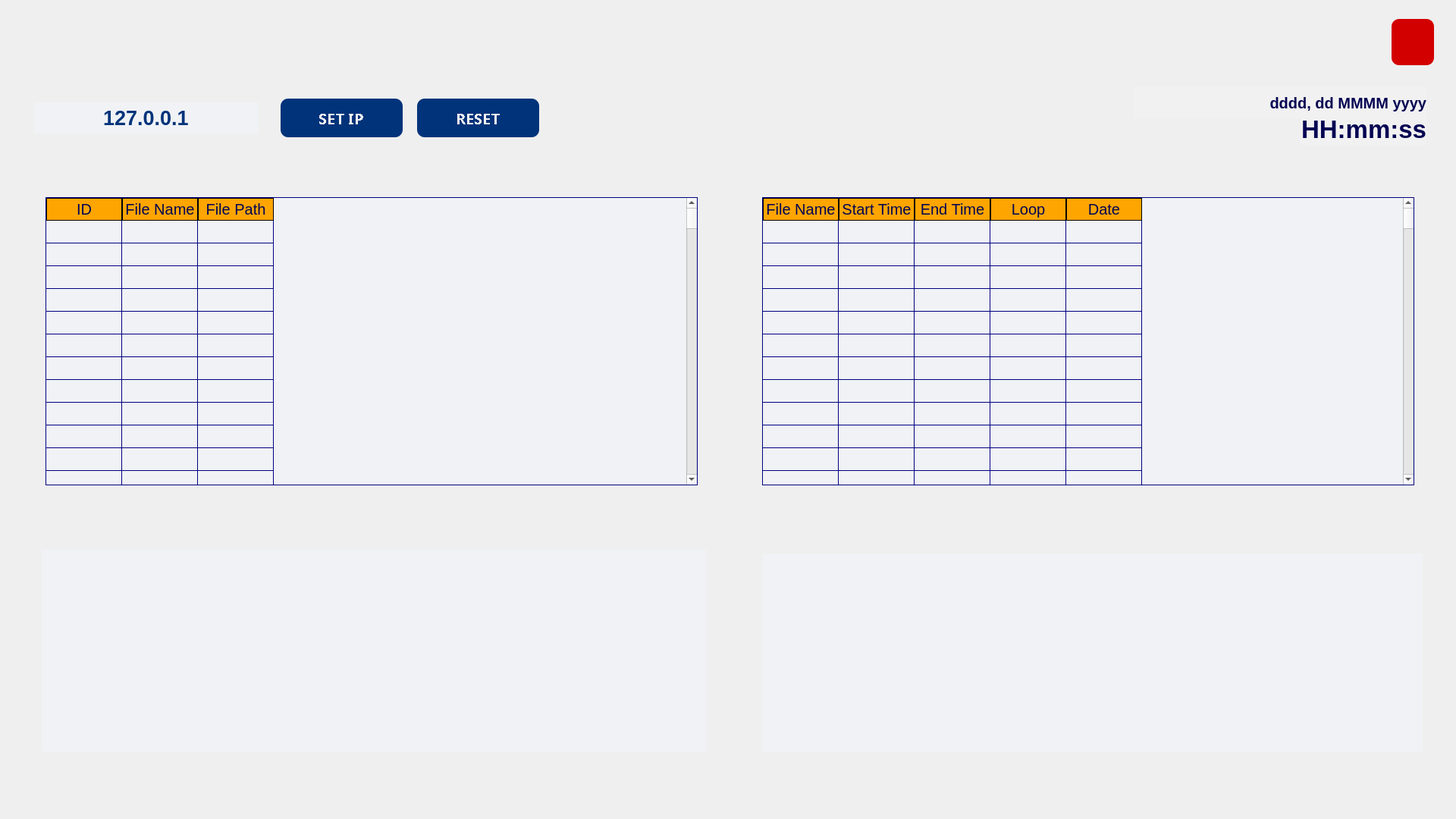
<?xml version="1.0" encoding="UTF-8"?>
<ui version="4.0">
 <class>MainWindow</class>
 <widget class="QMainWindow" name="MainWindow">
  <property name="geometry">
   <rect>
    <x>0</x>
    <y>0</y>
    <width>1920</width>
    <height>1080</height>
   </rect>
  </property>
  <property name="sizePolicy">
   <sizepolicy hsizetype="Fixed" vsizetype="Fixed">
    <horstretch>0</horstretch>
    <verstretch>0</verstretch>
   </sizepolicy>
  </property>
  <property name="font">
   <font>
    <pointsize>15</pointsize>
    <stylestrategy>NoAntialias</stylestrategy>
   </font>
  </property>
  <property name="focusPolicy">
   <enum>Qt::FocusPolicy::NoFocus</enum>
  </property>
  <property name="windowTitle">
   <string>Advertising Panel</string>
  </property>
  <property name="autoFillBackground">
   <bool>false</bool>
  </property>
  <property name="styleSheet">
   <string notr="true"/>
  </property>
  <widget class="QWidget" name="centralwidget">
   <widget class="QStackedWidget" name="stackedWidget">
    <property name="geometry">
     <rect>
      <x>0</x>
      <y>0</y>
      <width>1920</width>
      <height>1080</height>
     </rect>
    </property>
    <property name="styleSheet">
     <string notr="true"/>
    </property>
    <widget class="QWidget" name="page_setting">
     <property name="styleSheet">
      <string notr="true"/>
     </property>
     <widget class="QLineEdit" name="textIP">
      <property name="geometry">
       <rect>
        <x>45</x>
        <y>135</y>
        <width>296</width>
        <height>41</height>
       </rect>
      </property>
      <property name="font">
       <font>
        <family>Arial</family>
        <pointsize>20</pointsize>
        <italic>false</italic>
        <bold>true</bold>
        <underline>false</underline>
        <stylestrategy>PreferDefault</stylestrategy>
        <kerning>false</kerning>
       </font>
      </property>
      <property name="toolTip">
       <string>IP Address</string>
      </property>
      <property name="styleSheet">
       <string notr="true">color: rgb(0, 51, 122);
background-color: rgb(240, 242, 245);</string>
      </property>
      <property name="text">
       <string>127.0.0.1</string>
      </property>
      <property name="frame">
       <bool>false</bool>
      </property>
      <property name="alignment">
       <set>Qt::AlignmentFlag::AlignCenter</set>
      </property>
     </widget>
     <widget class="QPushButton" name="btnSetIP">
      <property name="geometry">
       <rect>
        <x>370</x>
        <y>130</y>
        <width>161</width>
        <height>51</height>
       </rect>
      </property>
      <property name="font">
       <font>
        <family>Franklin Gothic</family>
        <pointsize>15</pointsize>
        <bold>true</bold>
        <stylestrategy>NoAntialias</stylestrategy>
        <hintingpreference>PreferNoHinting</hintingpreference>
       </font>
      </property>
      <property name="cursor">
       <cursorShape>PointingHandCursor</cursorShape>
      </property>
      <property name="focusPolicy">
       <enum>Qt::FocusPolicy::NoFocus</enum>
      </property>
      <property name="toolTip">
       <string>Set IP</string>
      </property>
      <property name="autoFillBackground">
       <bool>false</bool>
      </property>
      <property name="styleSheet">
       <string notr="true">QPushButton{
	border-radius:10px;
	color: rgb(242, 242, 242);
	background-color: rgb(0, 51, 122);
	text-align: center;
}
QPushButton:Hover{
	background-color: rgb(0, 88, 204);
}
QPushButton:pressed{
	background-color: rgb(0, 29, 66);
}</string>
      </property>
      <property name="text">
       <string>SET IP</string>
      </property>
      <property name="default">
       <bool>true</bool>
      </property>
      <property name="flat">
       <bool>false</bool>
      </property>
     </widget>
     <widget class="QPushButton" name="btnReset">
      <property name="geometry">
       <rect>
        <x>550</x>
        <y>130</y>
        <width>161</width>
        <height>51</height>
       </rect>
      </property>
      <property name="font">
       <font>
        <family>Franklin Gothic</family>
        <pointsize>15</pointsize>
        <bold>true</bold>
        <stylestrategy>NoAntialias</stylestrategy>
        <hintingpreference>PreferNoHinting</hintingpreference>
       </font>
      </property>
      <property name="cursor">
       <cursorShape>PointingHandCursor</cursorShape>
      </property>
      <property name="focusPolicy">
       <enum>Qt::FocusPolicy::NoFocus</enum>
      </property>
      <property name="toolTip">
       <string>Reset</string>
      </property>
      <property name="autoFillBackground">
       <bool>false</bool>
      </property>
      <property name="styleSheet">
       <string notr="true">QPushButton{
	border-radius:10px;
	color: rgb(242, 242, 242);
	background-color: rgb(0, 51, 122);
	text-align: center;
}
QPushButton:Hover{
	background-color: rgb(0, 88, 204);
}
QPushButton:pressed{
	background-color: rgb(0, 29, 66);
}</string>
      </property>
      <property name="text">
       <string>RESET</string>
      </property>
      <property name="default">
       <bool>true</bool>
      </property>
      <property name="flat">
       <bool>false</bool>
      </property>
     </widget>
     <widget class="QTableWidget" name="tableVideo">
      <property name="geometry">
       <rect>
        <x>60</x>
        <y>260</y>
        <width>860</width>
        <height>380</height>
       </rect>
      </property>
      <property name="sizePolicy">
       <sizepolicy hsizetype="Fixed" vsizetype="Fixed">
        <horstretch>0</horstretch>
        <verstretch>0</verstretch>
       </sizepolicy>
      </property>
      <property name="font">
       <font>
        <family>Arial</family>
        <pointsize>15</pointsize>
        <stylestrategy>PreferDefault</stylestrategy>
       </font>
      </property>
      <property name="styleSheet">
       <string notr="true">QTableWidget{
	background-color: rgb(240, 242, 245);
	color: rgb(0, 4, 83);
	gridline-color: rgb(0, 0, 127);
	selection-background-color:blue;
	border:1px solid rgb(0, 0, 127);
}
QTableWidget::item::selected{
	color: rgb(0, 4, 83);
	background-color: rgb(0, 170, 255);
}
QHeaderView{
	background-color: rgb(240, 242, 245);
	color: rgb(0, 4, 83);
}
QHeaderView::section{
	background-color:orange;
	color: rgb(0, 4, 83);
	border:1px solid black;
}</string>
      </property>
      <property name="frameShape">
       <enum>QFrame::Shape::NoFrame</enum>
      </property>
      <property name="frameShadow">
       <enum>QFrame::Shadow::Sunken</enum>
      </property>
      <property name="sizeAdjustPolicy">
       <enum>QAbstractScrollArea::SizeAdjustPolicy::AdjustIgnored</enum>
      </property>
      <property name="autoScrollMargin">
       <number>1</number>
      </property>
      <property name="editTriggers">
       <set>QAbstractItemView::EditTrigger::NoEditTriggers</set>
      </property>
      <property name="selectionMode">
       <enum>QAbstractItemView::SelectionMode::SingleSelection</enum>
      </property>
      <property name="selectionBehavior">
       <enum>QAbstractItemView::SelectionBehavior::SelectRows</enum>
      </property>
      <property name="rowCount">
       <number>1000</number>
      </property>
      <property name="columnCount">
       <number>3</number>
      </property>
      <attribute name="horizontalHeaderVisible">
       <bool>true</bool>
      </attribute>
      <attribute name="horizontalHeaderHighlightSections">
       <bool>false</bool>
      </attribute>
      <attribute name="verticalHeaderVisible">
       <bool>false</bool>
      </attribute>
      <row/>
      <row/>
      <row/>
      <row/>
      <row/>
      <row/>
      <row/>
      <row/>
      <row/>
      <row/>
      <row/>
      <row/>
      <row/>
      <row/>
      <row/>
      <row/>
      <row/>
      <row/>
      <row/>
      <row/>
      <row/>
      <row/>
      <row/>
      <row/>
      <row/>
      <row/>
      <row/>
      <row/>
      <row/>
      <row/>
      <row/>
      <row/>
      <row/>
      <row/>
      <row/>
      <row/>
      <row/>
      <row/>
      <row/>
      <row/>
      <row/>
      <row/>
      <row/>
      <row/>
      <row/>
      <row/>
      <row/>
      <row/>
      <row/>
      <row/>
      <row/>
      <row/>
      <row/>
      <row/>
      <row/>
      <row/>
      <row/>
      <row/>
      <row/>
      <row/>
      <row/>
      <row/>
      <row/>
      <row/>
      <row/>
      <row/>
      <row/>
      <row/>
      <row/>
      <row/>
      <row/>
      <row/>
      <row/>
      <row/>
      <row/>
      <row/>
      <row/>
      <row/>
      <row/>
      <row/>
      <row/>
      <row/>
      <row/>
      <row/>
      <row/>
      <row/>
      <row/>
      <row/>
      <row/>
      <row/>
      <row/>
      <row/>
      <row/>
      <row/>
      <row/>
      <row/>
      <row/>
      <row/>
      <row/>
      <row/>
      <row/>
      <row/>
      <row/>
      <row/>
      <row/>
      <row/>
      <row/>
      <row/>
      <row/>
      <row/>
      <row/>
      <row/>
      <row/>
      <row/>
      <row/>
      <row/>
      <row/>
      <row/>
      <row/>
      <row/>
      <row/>
      <row/>
      <row/>
      <row/>
      <row/>
      <row/>
      <row/>
      <row/>
      <row/>
      <row/>
      <row/>
      <row/>
      <row/>
      <row/>
      <row/>
      <row/>
      <row/>
      <row/>
      <row/>
      <row/>
      <row/>
      <row/>
      <row/>
      <row/>
      <row/>
      <row/>
      <row/>
      <row/>
      <row/>
      <row/>
      <row/>
      <row/>
      <row/>
      <row/>
      <row/>
      <row/>
      <row/>
      <row/>
      <row/>
      <row/>
      <row/>
      <row/>
      <row/>
      <row/>
      <row/>
      <row/>
      <row/>
      <row/>
      <row/>
      <row/>
      <row/>
      <row/>
      <row/>
      <row/>
      <row/>
      <row/>
      <row/>
      <row/>
      <row/>
      <row/>
      <row/>
      <row/>
      <row/>
      <row/>
      <row/>
      <row/>
      <row/>
      <row/>
      <row/>
      <row/>
      <row/>
      <row/>
      <row/>
      <row/>
      <row/>
      <row/>
      <row/>
      <row/>
      <row/>
      <row/>
      <row/>
      <row/>
      <row/>
      <row/>
      <row/>
      <row/>
      <row/>
      <row/>
      <row/>
      <row/>
      <row/>
      <row/>
      <row/>
      <row/>
      <row/>
      <row/>
      <row/>
      <row/>
      <row/>
      <row/>
      <row/>
      <row/>
      <row/>
      <row/>
      <row/>
      <row/>
      <row/>
      <row/>
      <row/>
      <row/>
      <row/>
      <row/>
      <row/>
      <row/>
      <row/>
      <row/>
      <row/>
      <row/>
      <row/>
      <row/>
      <row/>
      <row/>
      <row/>
      <row/>
      <row/>
      <row/>
      <row/>
      <row/>
      <row/>
      <row/>
      <row/>
      <row/>
      <row/>
      <row/>
      <row/>
      <row/>
      <row/>
      <row/>
      <row/>
      <row/>
      <row/>
      <row/>
      <row/>
      <row/>
      <row/>
      <row/>
      <row/>
      <row/>
      <row/>
      <row/>
      <row/>
      <row/>
      <row/>
      <row/>
      <row/>
      <row/>
      <row/>
      <row/>
      <row/>
      <row/>
      <row/>
      <row/>
      <row/>
      <row/>
      <row/>
      <row/>
      <row/>
      <row/>
      <row/>
      <row/>
      <row/>
      <row/>
      <row/>
      <row/>
      <row/>
      <row/>
      <row/>
      <row/>
      <row/>
      <row/>
      <row/>
      <row/>
      <row/>
      <row/>
      <row/>
      <row/>
      <row/>
      <row/>
      <row/>
      <row/>
      <row/>
      <row/>
      <row/>
      <row/>
      <row/>
      <row/>
      <row/>
      <row/>
      <row/>
      <row/>
      <row/>
      <row/>
      <row/>
      <row/>
      <row/>
      <row/>
      <row/>
      <row/>
      <row/>
      <row/>
      <row/>
      <row/>
      <row/>
      <row/>
      <row/>
      <row/>
      <row/>
      <row/>
      <row/>
      <row/>
      <row/>
      <row/>
      <row/>
      <row/>
      <row/>
      <row/>
      <row/>
      <row/>
      <row/>
      <row/>
      <row/>
      <row/>
      <row/>
      <row/>
      <row/>
      <row/>
      <row/>
      <row/>
      <row/>
      <row/>
      <row/>
      <row/>
      <row/>
      <row/>
      <row/>
      <row/>
      <row/>
      <row/>
      <row/>
      <row/>
      <row/>
      <row/>
      <row/>
      <row/>
      <row/>
      <row/>
      <row/>
      <row/>
      <row/>
      <row/>
      <row/>
      <row/>
      <row/>
      <row/>
      <row/>
      <row/>
      <row/>
      <row/>
      <row/>
      <row/>
      <row/>
      <row/>
      <row/>
      <row/>
      <row/>
      <row/>
      <row/>
      <row/>
      <row/>
      <row/>
      <row/>
      <row/>
      <row/>
      <row/>
      <row/>
      <row/>
      <row/>
      <row/>
      <row/>
      <row/>
      <row/>
      <row/>
      <row/>
      <row/>
      <row/>
      <row/>
      <row/>
      <row/>
      <row/>
      <row/>
      <row/>
      <row/>
      <row/>
      <row/>
      <row/>
      <row/>
      <row/>
      <row/>
      <row/>
      <row/>
      <row/>
      <row/>
      <row/>
      <row/>
      <row/>
      <row/>
      <row/>
      <row/>
      <row/>
      <row/>
      <row/>
      <row/>
      <row/>
      <row/>
      <row/>
      <row/>
      <row/>
      <row/>
      <row/>
      <row/>
      <row/>
      <row/>
      <row/>
      <row/>
      <row/>
      <row/>
      <row/>
      <row/>
      <row/>
      <row/>
      <row/>
      <row/>
      <row/>
      <row/>
      <row/>
      <row/>
      <row/>
      <row/>
      <row/>
      <row/>
      <row/>
      <row/>
      <row/>
      <row/>
      <row/>
      <row/>
      <row/>
      <row/>
      <row/>
      <row/>
      <row/>
      <row/>
      <row/>
      <row/>
      <row/>
      <row/>
      <row/>
      <row/>
      <row/>
      <row/>
      <row/>
      <row/>
      <row/>
      <row/>
      <row/>
      <row/>
      <row/>
      <row/>
      <row/>
      <row/>
      <row/>
      <row/>
      <row/>
      <row/>
      <row/>
      <row/>
      <row/>
      <row/>
      <row/>
      <row/>
      <row/>
      <row/>
      <row/>
      <row/>
      <row/>
      <row/>
      <row/>
      <row/>
      <row/>
      <row/>
      <row/>
      <row/>
      <row/>
      <row/>
      <row/>
      <row/>
      <row/>
      <row/>
      <row/>
      <row/>
      <row/>
      <row/>
      <row/>
      <row/>
      <row/>
      <row/>
      <row/>
      <row/>
      <row/>
      <row/>
      <row/>
      <row/>
      <row/>
      <row/>
      <row/>
      <row/>
      <row/>
      <row/>
      <row/>
      <row/>
      <row/>
      <row/>
      <row/>
      <row/>
      <row/>
      <row/>
      <row/>
      <row/>
      <row/>
      <row/>
      <row/>
      <row/>
      <row/>
      <row/>
      <row/>
      <row/>
      <row/>
      <row/>
      <row/>
      <row/>
      <row/>
      <row/>
      <row/>
      <row/>
      <row/>
      <row/>
      <row/>
      <row/>
      <row/>
      <row/>
      <row/>
      <row/>
      <row/>
      <row/>
      <row/>
      <row/>
      <row/>
      <row/>
      <row/>
      <row/>
      <row/>
      <row/>
      <row/>
      <row/>
      <row/>
      <row/>
      <row/>
      <row/>
      <row/>
      <row/>
      <row/>
      <row/>
      <row/>
      <row/>
      <row/>
      <row/>
      <row/>
      <row/>
      <row/>
      <row/>
      <row/>
      <row/>
      <row/>
      <row/>
      <row/>
      <row/>
      <row/>
      <row/>
      <row/>
      <row/>
      <row/>
      <row/>
      <row/>
      <row/>
      <row/>
      <row/>
      <row/>
      <row/>
      <row/>
      <row/>
      <row/>
      <row/>
      <row/>
      <row/>
      <row/>
      <row/>
      <row/>
      <row/>
      <row/>
      <row/>
      <row/>
      <row/>
      <row/>
      <row/>
      <row/>
      <row/>
      <row/>
      <row/>
      <row/>
      <row/>
      <row/>
      <row/>
      <row/>
      <row/>
      <row/>
      <row/>
      <row/>
      <row/>
      <row/>
      <row/>
      <row/>
      <row/>
      <row/>
      <row/>
      <row/>
      <row/>
      <row/>
      <row/>
      <row/>
      <row/>
      <row/>
      <row/>
      <row/>
      <row/>
      <row/>
      <row/>
      <row/>
      <row/>
      <row/>
      <row/>
      <row/>
      <row/>
      <row/>
      <row/>
      <row/>
      <row/>
      <row/>
      <row/>
      <row/>
      <row/>
      <row/>
      <row/>
      <row/>
      <row/>
      <row/>
      <row/>
      <row/>
      <row/>
      <row/>
      <row/>
      <row/>
      <row/>
      <row/>
      <row/>
      <row/>
      <row/>
      <row/>
      <row/>
      <row/>
      <row/>
      <row/>
      <row/>
      <row/>
      <row/>
      <row/>
      <row/>
      <row/>
      <row/>
      <row/>
      <row/>
      <row/>
      <row/>
      <row/>
      <row/>
      <row/>
      <row/>
      <row/>
      <row/>
      <row/>
      <row/>
      <row/>
      <row/>
      <row/>
      <row/>
      <row/>
      <row/>
      <row/>
      <row/>
      <row/>
      <row/>
      <row/>
      <row/>
      <row/>
      <row/>
      <row/>
      <row/>
      <row/>
      <row/>
      <row/>
      <row/>
      <row/>
      <row/>
      <row/>
      <row/>
      <row/>
      <row/>
      <row/>
      <row/>
      <row/>
      <row/>
      <row/>
      <row/>
      <row/>
      <row/>
      <row/>
      <row/>
      <row/>
      <row/>
      <row/>
      <row/>
      <row/>
      <row/>
      <row/>
      <row/>
      <row/>
      <row/>
      <row/>
      <row/>
      <row/>
      <row/>
      <row/>
      <row/>
      <row/>
      <row/>
      <row/>
      <row/>
      <row/>
      <row/>
      <row/>
      <row/>
      <row/>
      <row/>
      <row/>
      <row/>
      <row/>
      <row/>
      <row/>
      <row/>
      <row/>
      <row/>
      <row/>
      <row/>
      <row/>
      <row/>
      <row/>
      <row/>
      <row/>
      <row/>
      <row/>
      <row/>
      <row/>
      <row/>
      <row/>
      <row/>
      <row/>
      <row/>
      <row/>
      <row/>
      <row/>
      <row/>
      <row/>
      <row/>
      <row/>
      <row/>
      <row/>
      <row/>
      <row/>
      <row/>
      <row/>
      <row/>
      <row/>
      <row/>
      <row/>
      <row/>
      <row/>
      <row/>
      <row/>
      <row/>
      <row/>
      <row/>
      <row/>
      <row/>
      <row/>
      <row/>
      <row/>
      <row/>
      <row/>
      <row/>
      <row/>
      <row/>
      <row/>
      <row/>
      <row/>
      <row/>
      <row/>
      <row/>
      <row/>
      <row/>
      <row/>
      <row/>
      <row/>
      <row/>
      <row/>
      <row/>
      <row/>
      <row/>
      <row/>
      <row/>
      <row/>
      <row/>
      <row/>
      <row/>
      <row/>
      <row/>
      <row/>
      <row/>
      <row/>
      <row/>
      <row/>
      <row/>
      <row/>
      <row/>
      <row/>
      <row/>
      <row/>
      <row/>
      <row/>
      <row/>
      <row/>
      <row/>
      <row/>
      <row/>
      <row/>
      <row/>
      <row/>
      <row/>
      <row/>
      <row/>
      <row/>
      <row/>
      <row/>
      <row/>
      <row/>
      <row/>
      <row/>
      <row/>
      <row/>
      <row/>
      <row/>
      <row/>
      <row/>
      <row/>
      <row/>
      <row/>
      <row/>
      <row/>
      <row/>
      <row/>
      <row/>
      <row/>
      <row/>
      <row/>
      <row/>
      <row/>
      <row/>
      <row/>
      <row/>
      <row/>
      <row/>
      <row/>
      <row/>
      <row/>
      <row/>
      <row/>
      <row/>
      <row/>
      <row/>
      <row/>
      <row/>
      <row/>
      <row/>
      <row/>
      <row/>
      <row/>
      <row/>
      <row/>
      <row/>
      <row/>
      <row/>
      <row/>
      <row/>
      <row/>
      <row/>
      <row/>
      <row/>
      <row/>
      <row/>
      <row/>
      <row/>
      <row/>
      <row/>
      <row/>
      <row/>
      <row/>
      <row/>
      <row/>
      <row/>
      <row/>
      <row/>
      <row/>
      <row/>
      <row/>
      <row/>
      <row/>
      <row/>
      <row/>
      <row/>
      <row/>
      <row/>
      <row/>
      <row/>
      <row/>
      <row/>
      <row/>
      <row/>
      <row/>
      <row/>
      <row/>
      <row/>
      <row/>
      <row/>
      <row/>
      <row/>
      <row/>
      <row/>
      <row/>
      <row/>
      <row/>
      <row/>
      <row/>
      <column>
       <property name="text">
        <string>ID</string>
       </property>
       <property name="font">
        <font>
         <family>Arial</family>
         <pointsize>15</pointsize>
         <bold>false</bold>
        </font>
       </property>
      </column>
      <column>
       <property name="text">
        <string>File Name</string>
       </property>
       <property name="font">
        <font>
         <family>Arial</family>
         <pointsize>15</pointsize>
         <bold>false</bold>
        </font>
       </property>
      </column>
      <column>
       <property name="text">
        <string>File Path</string>
       </property>
       <property name="font">
        <font>
         <family>Arial</family>
         <pointsize>15</pointsize>
         <bold>false</bold>
        </font>
       </property>
      </column>
     </widget>
     <widget class="QTableWidget" name="tableSchedule">
      <property name="geometry">
       <rect>
        <x>1005</x>
        <y>260</y>
        <width>860</width>
        <height>380</height>
       </rect>
      </property>
      <property name="sizePolicy">
       <sizepolicy hsizetype="Fixed" vsizetype="Fixed">
        <horstretch>0</horstretch>
        <verstretch>0</verstretch>
       </sizepolicy>
      </property>
      <property name="font">
       <font>
        <family>Arial</family>
        <pointsize>15</pointsize>
        <stylestrategy>PreferDefault</stylestrategy>
       </font>
      </property>
      <property name="styleSheet">
       <string notr="true">QTableWidget{
	background-color: rgb(240, 242, 245);
	color: rgb(0, 4, 83);
	gridline-color: rgb(0, 0, 127);
	selection-background-color:blue;
	border:1px solid rgb(0, 0, 127);
}
QTableWidget::item::selected{
	color: rgb(0, 4, 83);
	background-color: rgb(0, 170, 255);
}
QHeaderView{
	background-color: rgb(240, 242, 245);
	color: rgb(0, 4, 83);
}
QHeaderView::section{
	background-color:orange;
	color: rgb(0, 4, 83);
	border:1px solid black;
}</string>
      </property>
      <property name="frameShape">
       <enum>QFrame::Shape::NoFrame</enum>
      </property>
      <property name="frameShadow">
       <enum>QFrame::Shadow::Sunken</enum>
      </property>
      <property name="sizeAdjustPolicy">
       <enum>QAbstractScrollArea::SizeAdjustPolicy::AdjustIgnored</enum>
      </property>
      <property name="autoScrollMargin">
       <number>1</number>
      </property>
      <property name="editTriggers">
       <set>QAbstractItemView::EditTrigger::NoEditTriggers</set>
      </property>
      <property name="selectionMode">
       <enum>QAbstractItemView::SelectionMode::SingleSelection</enum>
      </property>
      <property name="selectionBehavior">
       <enum>QAbstractItemView::SelectionBehavior::SelectRows</enum>
      </property>
      <property name="textElideMode">
       <enum>Qt::TextElideMode::ElideRight</enum>
      </property>
      <property name="rowCount">
       <number>1000</number>
      </property>
      <property name="columnCount">
       <number>5</number>
      </property>
      <attribute name="horizontalHeaderVisible">
       <bool>true</bool>
      </attribute>
      <attribute name="horizontalHeaderHighlightSections">
       <bool>false</bool>
      </attribute>
      <attribute name="verticalHeaderVisible">
       <bool>false</bool>
      </attribute>
      <row/>
      <row/>
      <row/>
      <row/>
      <row/>
      <row/>
      <row/>
      <row/>
      <row/>
      <row/>
      <row/>
      <row/>
      <row/>
      <row/>
      <row/>
      <row/>
      <row/>
      <row/>
      <row/>
      <row/>
      <row/>
      <row/>
      <row/>
      <row/>
      <row/>
      <row/>
      <row/>
      <row/>
      <row/>
      <row/>
      <row/>
      <row/>
      <row/>
      <row/>
      <row/>
      <row/>
      <row/>
      <row/>
      <row/>
      <row/>
      <row/>
      <row/>
      <row/>
      <row/>
      <row/>
      <row/>
      <row/>
      <row/>
      <row/>
      <row/>
      <row/>
      <row/>
      <row/>
      <row/>
      <row/>
      <row/>
      <row/>
      <row/>
      <row/>
      <row/>
      <row/>
      <row/>
      <row/>
      <row/>
      <row/>
      <row/>
      <row/>
      <row/>
      <row/>
      <row/>
      <row/>
      <row/>
      <row/>
      <row/>
      <row/>
      <row/>
      <row/>
      <row/>
      <row/>
      <row/>
      <row/>
      <row/>
      <row/>
      <row/>
      <row/>
      <row/>
      <row/>
      <row/>
      <row/>
      <row/>
      <row/>
      <row/>
      <row/>
      <row/>
      <row/>
      <row/>
      <row/>
      <row/>
      <row/>
      <row/>
      <row/>
      <row/>
      <row/>
      <row/>
      <row/>
      <row/>
      <row/>
      <row/>
      <row/>
      <row/>
      <row/>
      <row/>
      <row/>
      <row/>
      <row/>
      <row/>
      <row/>
      <row/>
      <row/>
      <row/>
      <row/>
      <row/>
      <row/>
      <row/>
      <row/>
      <row/>
      <row/>
      <row/>
      <row/>
      <row/>
      <row/>
      <row/>
      <row/>
      <row/>
      <row/>
      <row/>
      <row/>
      <row/>
      <row/>
      <row/>
      <row/>
      <row/>
      <row/>
      <row/>
      <row/>
      <row/>
      <row/>
      <row/>
      <row/>
      <row/>
      <row/>
      <row/>
      <row/>
      <row/>
      <row/>
      <row/>
      <row/>
      <row/>
      <row/>
      <row/>
      <row/>
      <row/>
      <row/>
      <row/>
      <row/>
      <row/>
      <row/>
      <row/>
      <row/>
      <row/>
      <row/>
      <row/>
      <row/>
      <row/>
      <row/>
      <row/>
      <row/>
      <row/>
      <row/>
      <row/>
      <row/>
      <row/>
      <row/>
      <row/>
      <row/>
      <row/>
      <row/>
      <row/>
      <row/>
      <row/>
      <row/>
      <row/>
      <row/>
      <row/>
      <row/>
      <row/>
      <row/>
      <row/>
      <row/>
      <row/>
      <row/>
      <row/>
      <row/>
      <row/>
      <row/>
      <row/>
      <row/>
      <row/>
      <row/>
      <row/>
      <row/>
      <row/>
      <row/>
      <row/>
      <row/>
      <row/>
      <row/>
      <row/>
      <row/>
      <row/>
      <row/>
      <row/>
      <row/>
      <row/>
      <row/>
      <row/>
      <row/>
      <row/>
      <row/>
      <row/>
      <row/>
      <row/>
      <row/>
      <row/>
      <row/>
      <row/>
      <row/>
      <row/>
      <row/>
      <row/>
      <row/>
      <row/>
      <row/>
      <row/>
      <row/>
      <row/>
      <row/>
      <row/>
      <row/>
      <row/>
      <row/>
      <row/>
      <row/>
      <row/>
      <row/>
      <row/>
      <row/>
      <row/>
      <row/>
      <row/>
      <row/>
      <row/>
      <row/>
      <row/>
      <row/>
      <row/>
      <row/>
      <row/>
      <row/>
      <row/>
      <row/>
      <row/>
      <row/>
      <row/>
      <row/>
      <row/>
      <row/>
      <row/>
      <row/>
      <row/>
      <row/>
      <row/>
      <row/>
      <row/>
      <row/>
      <row/>
      <row/>
      <row/>
      <row/>
      <row/>
      <row/>
      <row/>
      <row/>
      <row/>
      <row/>
      <row/>
      <row/>
      <row/>
      <row/>
      <row/>
      <row/>
      <row/>
      <row/>
      <row/>
      <row/>
      <row/>
      <row/>
      <row/>
      <row/>
      <row/>
      <row/>
      <row/>
      <row/>
      <row/>
      <row/>
      <row/>
      <row/>
      <row/>
      <row/>
      <row/>
      <row/>
      <row/>
      <row/>
      <row/>
      <row/>
      <row/>
      <row/>
      <row/>
      <row/>
      <row/>
      <row/>
      <row/>
      <row/>
      <row/>
      <row/>
      <row/>
      <row/>
      <row/>
      <row/>
      <row/>
      <row/>
      <row/>
      <row/>
      <row/>
      <row/>
      <row/>
      <row/>
      <row/>
      <row/>
      <row/>
      <row/>
      <row/>
      <row/>
      <row/>
      <row/>
      <row/>
      <row/>
      <row/>
      <row/>
      <row/>
      <row/>
      <row/>
      <row/>
      <row/>
      <row/>
      <row/>
      <row/>
      <row/>
      <row/>
      <row/>
      <row/>
      <row/>
      <row/>
      <row/>
      <row/>
      <row/>
      <row/>
      <row/>
      <row/>
      <row/>
      <row/>
      <row/>
      <row/>
      <row/>
      <row/>
      <row/>
      <row/>
      <row/>
      <row/>
      <row/>
      <row/>
      <row/>
      <row/>
      <row/>
      <row/>
      <row/>
      <row/>
      <row/>
      <row/>
      <row/>
      <row/>
      <row/>
      <row/>
      <row/>
      <row/>
      <row/>
      <row/>
      <row/>
      <row/>
      <row/>
      <row/>
      <row/>
      <row/>
      <row/>
      <row/>
      <row/>
      <row/>
      <row/>
      <row/>
      <row/>
      <row/>
      <row/>
      <row/>
      <row/>
      <row/>
      <row/>
      <row/>
      <row/>
      <row/>
      <row/>
      <row/>
      <row/>
      <row/>
      <row/>
      <row/>
      <row/>
      <row/>
      <row/>
      <row/>
      <row/>
      <row/>
      <row/>
      <row/>
      <row/>
      <row/>
      <row/>
      <row/>
      <row/>
      <row/>
      <row/>
      <row/>
      <row/>
      <row/>
      <row/>
      <row/>
      <row/>
      <row/>
      <row/>
      <row/>
      <row/>
      <row/>
      <row/>
      <row/>
      <row/>
      <row/>
      <row/>
      <row/>
      <row/>
      <row/>
      <row/>
      <row/>
      <row/>
      <row/>
      <row/>
      <row/>
      <row/>
      <row/>
      <row/>
      <row/>
      <row/>
      <row/>
      <row/>
      <row/>
      <row/>
      <row/>
      <row/>
      <row/>
      <row/>
      <row/>
      <row/>
      <row/>
      <row/>
      <row/>
      <row/>
      <row/>
      <row/>
      <row/>
      <row/>
      <row/>
      <row/>
      <row/>
      <row/>
      <row/>
      <row/>
      <row/>
      <row/>
      <row/>
      <row/>
      <row/>
      <row/>
      <row/>
      <row/>
      <row/>
      <row/>
      <row/>
      <row/>
      <row/>
      <row/>
      <row/>
      <row/>
      <row/>
      <row/>
      <row/>
      <row/>
      <row/>
      <row/>
      <row/>
      <row/>
      <row/>
      <row/>
      <row/>
      <row/>
      <row/>
      <row/>
      <row/>
      <row/>
      <row/>
      <row/>
      <row/>
      <row/>
      <row/>
      <row/>
      <row/>
      <row/>
      <row/>
      <row/>
      <row/>
      <row/>
      <row/>
      <row/>
      <row/>
      <row/>
      <row/>
      <row/>
      <row/>
      <row/>
      <row/>
      <row/>
      <row/>
      <row/>
      <row/>
      <row/>
      <row/>
      <row/>
      <row/>
      <row/>
      <row/>
      <row/>
      <row/>
      <row/>
      <row/>
      <row/>
      <row/>
      <row/>
      <row/>
      <row/>
      <row/>
      <row/>
      <row/>
      <row/>
      <row/>
      <row/>
      <row/>
      <row/>
      <row/>
      <row/>
      <row/>
      <row/>
      <row/>
      <row/>
      <row/>
      <row/>
      <row/>
      <row/>
      <row/>
      <row/>
      <row/>
      <row/>
      <row/>
      <row/>
      <row/>
      <row/>
      <row/>
      <row/>
      <row/>
      <row/>
      <row/>
      <row/>
      <row/>
      <row/>
      <row/>
      <row/>
      <row/>
      <row/>
      <row/>
      <row/>
      <row/>
      <row/>
      <row/>
      <row/>
      <row/>
      <row/>
      <row/>
      <row/>
      <row/>
      <row/>
      <row/>
      <row/>
      <row/>
      <row/>
      <row/>
      <row/>
      <row/>
      <row/>
      <row/>
      <row/>
      <row/>
      <row/>
      <row/>
      <row/>
      <row/>
      <row/>
      <row/>
      <row/>
      <row/>
      <row/>
      <row/>
      <row/>
      <row/>
      <row/>
      <row/>
      <row/>
      <row/>
      <row/>
      <row/>
      <row/>
      <row/>
      <row/>
      <row/>
      <row/>
      <row/>
      <row/>
      <row/>
      <row/>
      <row/>
      <row/>
      <row/>
      <row/>
      <row/>
      <row/>
      <row/>
      <row/>
      <row/>
      <row/>
      <row/>
      <row/>
      <row/>
      <row/>
      <row/>
      <row/>
      <row/>
      <row/>
      <row/>
      <row/>
      <row/>
      <row/>
      <row/>
      <row/>
      <row/>
      <row/>
      <row/>
      <row/>
      <row/>
      <row/>
      <row/>
      <row/>
      <row/>
      <row/>
      <row/>
      <row/>
      <row/>
      <row/>
      <row/>
      <row/>
      <row/>
      <row/>
      <row/>
      <row/>
      <row/>
      <row/>
      <row/>
      <row/>
      <row/>
      <row/>
      <row/>
      <row/>
      <row/>
      <row/>
      <row/>
      <row/>
      <row/>
      <row/>
      <row/>
      <row/>
      <row/>
      <row/>
      <row/>
      <row/>
      <row/>
      <row/>
      <row/>
      <row/>
      <row/>
      <row/>
      <row/>
      <row/>
      <row/>
      <row/>
      <row/>
      <row/>
      <row/>
      <row/>
      <row/>
      <row/>
      <row/>
      <row/>
      <row/>
      <row/>
      <row/>
      <row/>
      <row/>
      <row/>
      <row/>
      <row/>
      <row/>
      <row/>
      <row/>
      <row/>
      <row/>
      <row/>
      <row/>
      <row/>
      <row/>
      <row/>
      <row/>
      <row/>
      <row/>
      <row/>
      <row/>
      <row/>
      <row/>
      <row/>
      <row/>
      <row/>
      <row/>
      <row/>
      <row/>
      <row/>
      <row/>
      <row/>
      <row/>
      <row/>
      <row/>
      <row/>
      <row/>
      <row/>
      <row/>
      <row/>
      <row/>
      <row/>
      <row/>
      <row/>
      <row/>
      <row/>
      <row/>
      <row/>
      <row/>
      <row/>
      <row/>
      <row/>
      <row/>
      <row/>
      <row/>
      <row/>
      <row/>
      <row/>
      <row/>
      <row/>
      <row/>
      <row/>
      <row/>
      <row/>
      <row/>
      <row/>
      <row/>
      <row/>
      <row/>
      <row/>
      <row/>
      <row/>
      <row/>
      <row/>
      <row/>
      <row/>
      <row/>
      <row/>
      <row/>
      <row/>
      <row/>
      <row/>
      <row/>
      <row/>
      <row/>
      <row/>
      <row/>
      <row/>
      <row/>
      <row/>
      <row/>
      <row/>
      <row/>
      <row/>
      <row/>
      <row/>
      <row/>
      <row/>
      <row/>
      <row/>
      <row/>
      <row/>
      <row/>
      <row/>
      <row/>
      <row/>
      <row/>
      <row/>
      <row/>
      <row/>
      <row/>
      <row/>
      <row/>
      <row/>
      <row/>
      <row/>
      <row/>
      <row/>
      <row/>
      <row/>
      <row/>
      <row/>
      <row/>
      <row/>
      <row/>
      <row/>
      <row/>
      <row/>
      <row/>
      <row/>
      <row/>
      <row/>
      <row/>
      <row/>
      <row/>
      <row/>
      <row/>
      <row/>
      <row/>
      <row/>
      <row/>
      <row/>
      <row/>
      <row/>
      <row/>
      <row/>
      <row/>
      <row/>
      <row/>
      <row/>
      <row/>
      <row/>
      <row/>
      <row/>
      <row/>
      <row/>
      <row/>
      <row/>
      <row/>
      <row/>
      <row/>
      <row/>
      <row/>
      <row/>
      <row/>
      <row/>
      <row/>
      <row/>
      <row/>
      <row/>
      <row/>
      <row/>
      <row/>
      <row/>
      <row/>
      <row/>
      <row/>
      <row/>
      <row/>
      <row/>
      <row/>
      <row/>
      <row/>
      <row/>
      <row/>
      <row/>
      <row/>
      <row/>
      <row/>
      <row/>
      <row/>
      <row/>
      <row/>
      <row/>
      <row/>
      <row/>
      <row/>
      <row/>
      <row/>
      <row/>
      <row/>
      <row/>
      <row/>
      <row/>
      <row/>
      <row/>
      <row/>
      <row/>
      <row/>
      <row/>
      <row/>
      <row/>
      <row/>
      <row/>
      <row/>
      <row/>
      <row/>
      <row/>
      <row/>
      <row/>
      <row/>
      <row/>
      <row/>
      <row/>
      <row/>
      <row/>
      <row/>
      <row/>
      <row/>
      <row/>
      <row/>
      <row/>
      <row/>
      <row/>
      <row/>
      <row/>
      <row/>
      <row/>
      <row/>
      <row/>
      <row/>
      <row/>
      <row/>
      <row/>
      <row/>
      <row/>
      <row/>
      <row/>
      <row/>
      <row/>
      <row/>
      <row/>
      <column>
       <property name="text">
        <string>File Name</string>
       </property>
       <property name="font">
        <font>
         <family>Arial</family>
         <pointsize>15</pointsize>
         <bold>false</bold>
        </font>
       </property>
      </column>
      <column>
       <property name="text">
        <string>Start Time</string>
       </property>
       <property name="font">
        <font>
         <family>Arial</family>
         <pointsize>15</pointsize>
        </font>
       </property>
      </column>
      <column>
       <property name="text">
        <string>End Time</string>
       </property>
       <property name="font">
        <font>
         <family>Arial</family>
         <pointsize>15</pointsize>
         <bold>false</bold>
        </font>
       </property>
      </column>
      <column>
       <property name="text">
        <string>Loop</string>
       </property>
       <property name="font">
        <font>
         <family>Arial</family>
         <pointsize>15</pointsize>
         <bold>false</bold>
        </font>
       </property>
      </column>
      <column>
       <property name="text">
        <string>Date</string>
       </property>
       <property name="font">
        <font>
         <family>Arial</family>
         <pointsize>15</pointsize>
         <bold>false</bold>
        </font>
       </property>
      </column>
     </widget>
     <widget class="QTextEdit" name="keterangan">
      <property name="geometry">
       <rect>
        <x>55</x>
        <y>725</y>
        <width>876</width>
        <height>266</height>
       </rect>
      </property>
      <property name="font">
       <font>
        <family>Franklin Gothic</family>
        <pointsize>12</pointsize>
        <bold>false</bold>
        <stylestrategy>PreferDefault</stylestrategy>
       </font>
      </property>
      <property name="styleSheet">
       <string notr="true">background-color: rgb(240, 242, 245);
color: rgb(0, 4, 83);
border:1px solid rgb(240, 242, 245);</string>
      </property>
     </widget>
     <widget class="QListWidget" name="listEntertainment">
      <property name="geometry">
       <rect>
        <x>1005</x>
        <y>730</y>
        <width>871</width>
        <height>261</height>
       </rect>
      </property>
      <property name="font">
       <font>
        <family>Franklin Gothic</family>
        <pointsize>12</pointsize>
        <stylestrategy>NoAntialias</stylestrategy>
        <hintingpreference>PreferNoHinting</hintingpreference>
       </font>
      </property>
      <property name="focusPolicy">
       <enum>Qt::FocusPolicy::NoFocus</enum>
      </property>
      <property name="styleSheet">
       <string notr="true">background-color: rgb(240, 242, 245);
color: rgb(0, 4, 83);
border:1px solid rgb(240, 242, 245);</string>
      </property>
      <property name="editTriggers">
       <set>QAbstractItemView::EditTrigger::NoEditTriggers</set>
      </property>
      <property name="showDropIndicator" stdset="0">
       <bool>false</bool>
      </property>
      <property name="selectionMode">
       <enum>QAbstractItemView::SelectionMode::NoSelection</enum>
      </property>
     </widget>
     <widget class="QPushButton" name="btnExit">
      <property name="geometry">
       <rect>
        <x>1835</x>
        <y>25</y>
        <width>56</width>
        <height>61</height>
       </rect>
      </property>
      <property name="font">
       <font>
        <pointsize>15</pointsize>
        <bold>true</bold>
        <stylestrategy>NoAntialias</stylestrategy>
        <hintingpreference>PreferNoHinting</hintingpreference>
       </font>
      </property>
      <property name="cursor">
       <cursorShape>PointingHandCursor</cursorShape>
      </property>
      <property name="focusPolicy">
       <enum>Qt::FocusPolicy::NoFocus</enum>
      </property>
      <property name="toolTip">
       <string>Exit</string>
      </property>
      <property name="styleSheet">
       <string notr="true">QPushButton{
	border-radius:10px;
	background-color: rgb(211, 0, 0);
	image: url(:/img_exit.png);
}
QPushButton:Hover{
	background-color: rgb(255, 121, 121);
}
QPushButton:pressed{
	background-color: rgb(162, 0, 0);
}</string>
      </property>
      <property name="text">
       <string/>
      </property>
      <property name="autoDefault">
       <bool>false</bool>
      </property>
      <property name="default">
       <bool>true</bool>
      </property>
     </widget>
     <widget class="QLabel" name="background">
      <property name="geometry">
       <rect>
        <x>0</x>
        <y>0</y>
        <width>1920</width>
        <height>1080</height>
       </rect>
      </property>
      <property name="styleSheet">
       <string notr="true">image: url(:/background_setting.png);</string>
      </property>
      <property name="text">
       <string/>
      </property>
     </widget>
     <widget class="QLabel" name="date">
      <property name="geometry">
       <rect>
        <x>1495</x>
        <y>115</y>
        <width>386</width>
        <height>41</height>
       </rect>
      </property>
      <property name="font">
       <font>
        <pointsize>15</pointsize>
        <bold>true</bold>
        <stylestrategy>PreferDefault</stylestrategy>
       </font>
      </property>
      <property name="styleSheet">
       <string notr="true">color: rgb(5, 4, 83);
background-color: rgb(241, 241, 241);</string>
      </property>
      <property name="text">
       <string>dddd, dd MMMM yyyy</string>
      </property>
      <property name="alignment">
       <set>Qt::AlignmentFlag::AlignRight|Qt::AlignmentFlag::AlignTrailing|Qt::AlignmentFlag::AlignVCenter</set>
      </property>
     </widget>
     <widget class="QLabel" name="time">
      <property name="geometry">
       <rect>
        <x>1715</x>
        <y>150</y>
        <width>166</width>
        <height>41</height>
       </rect>
      </property>
      <property name="font">
       <font>
        <pointsize>25</pointsize>
        <bold>true</bold>
        <stylestrategy>PreferDefault</stylestrategy>
       </font>
      </property>
      <property name="styleSheet">
       <string notr="true">color: rgb(5, 4, 83);
background-color: rgb(241, 241, 241);</string>
      </property>
      <property name="text">
       <string>HH:mm:ss</string>
      </property>
      <property name="alignment">
       <set>Qt::AlignmentFlag::AlignRight|Qt::AlignmentFlag::AlignTrailing|Qt::AlignmentFlag::AlignVCenter</set>
      </property>
     </widget>
     <zorder>background</zorder>
     <zorder>textIP</zorder>
     <zorder>btnSetIP</zorder>
     <zorder>btnReset</zorder>
     <zorder>tableVideo</zorder>
     <zorder>tableSchedule</zorder>
     <zorder>keterangan</zorder>
     <zorder>listEntertainment</zorder>
     <zorder>btnExit</zorder>
     <zorder>date</zorder>
     <zorder>time</zorder>
    </widget>
    <widget class="QWidget" name="page_video">
     <widget class="QGraphicsView" name="graphicsView">
      <property name="geometry">
       <rect>
        <x>0</x>
        <y>0</y>
        <width>1920</width>
        <height>1080</height>
       </rect>
      </property>
     </widget>
    </widget>
   </widget>
  </widget>
 </widget>
 <resources/>
 <connections/>
</ui>
